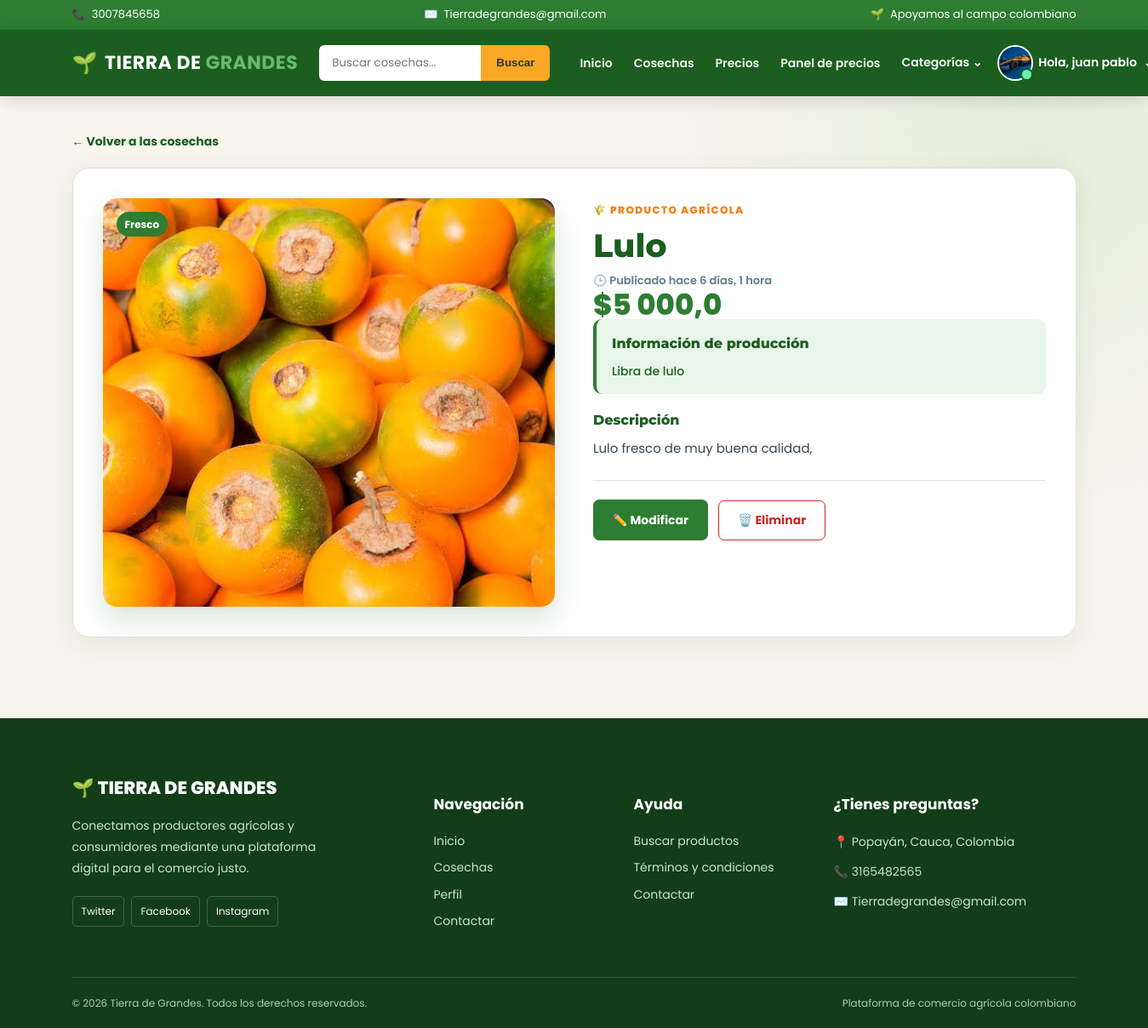
The page /verproducto_usuario/1/ (signed in) on the database its author committed.
### cuentas/models.py (models this page shows, shortened)
class Cuentas (AbstractBaseUser):
    nombres = models.CharField(max_length=50)
    apellidos = models.CharField(max_length=50)
    nombreusuario = models.CharField(max_length=50, unique=True)
    email = models.CharField(max_length=100, unique=True)
    numero_telefono = models.CharField(max_length=50)
    date_joined = models.DateTimeField(auto_now_add=True)
    last_login = models.DateTimeField(auto_now_add=True)
    is_admin = models.BooleanField(default=False)
    is_staff = models.BooleanField(default=False)
    is_active = models.BooleanField(default=False)
    is_superadmin = models.BooleanField(default=False)
    USERNAME_FIELD = 'email'
    REQUIRED_FIELDS = ['nombreusuario', 'nombres', 'apellidos']
    objects = CuentaAdd()
    def full_nombre(self):
        return f'{self.nombres} {self.apellidos}'

class UserPerfil(models.Model):
    user = models.OneToOneField(Cuentas, on_delete=models.CASCADE)
    direccion_linea_1 = models.CharField(blank=True, max_length=100)
    direccion_linea_2 = models.CharField(blank=True, max_length=100)
    image_perfil = models.ImageField(upload_to='userperfil')
    ciudad = models.CharField(blank=True, max_length=20)
    departamento = models.CharField(blank=True, max_length=20)
    descripcion = models.TextField()
    instagram = models.URLField("Instagram", max_length=200, blank=True)
    tiktok = models.URLField("TikTok", max_length=200, blank=True)
    facebook = models.URLField("Facebook", max_length=200, blank=True)

### productos/models.py (models this page shows, shortened)
class Producto(models.Model):
    user = models.ForeignKey(Cuentas, on_delete=models.CASCADE, related_name='product')
    nombre = models.CharField(max_length=50)
    slug = AutoSlugField(populate_from='nombre')
    precio = models.FloatField()
    unidad_precio = models.CharField(max_length=10, choices=UNIDADES_PRECIO, default="kg")
    producto_sipsa = models.CharField(
        max_length=100, blank=True,
        help_text="Producto equivalente en el SIPSA, si tiene precio de referencia",
    )
    Informacion_de_produccion = models.CharField(max_length=100)
    image = models.ImageField()
    stock = models.IntegerField()
    timestamp = models.DateTimeField(default=timezone.now)
    descripcion = models.TextField()
    categoria = models.ForeignKey(Categoria, on_delete=models.CASCADE, related_name='productoscat')
    destacado = models.BooleanField(default=True)
    activo = models.BooleanField(default=True)
    fecha_creacion = models.DateTimeField(auto_now_add=True)
    modificacion_date = models.DateTimeField(auto_now=True)
    class Meta:
        verbose_name = 'Producto'
        verbose_name_plural = 'Productos'
        ordering = ['-id']

### productos/views.py (the view)
# urls.py: path('verproducto_usuario/<int:pk>/', views.verproducto_usuario, name='verproducto_usuario'),
def verproducto_usuario (request, pk):
    verproducto = Producto.objects.filter(pk=pk)
    context={
        'verproducto':verproducto,
    }
    return render(request, 'verproducts/verproductos_usuario.html', context)

### tiera_de_grandes/templates/verproducts/verproductos_usuario.html (shortened to what this page needs)
{% extends 'index.html' %}
{% load static %}
{% load humanize %}
{% block extra_css %}
    <link rel="stylesheet" href="{% static 'css/productos.css' %}">
    <link rel="stylesheet" href="{% static 'css/detalle_producto.css' %}">
{% endblock extra_css %}
{% block content %}
<main class="detail-page">
    <div class="container">
        <a href="{% url 'verproducto' %}" class="detail-back">← Volver a las cosechas</a>
        {% for producto in verproducto %}
        <article class="detail-card">
            <div class="detail-media">
                {% if producto.image %}
                    <a href="{{ producto.image.url }}" target="_blank" rel="noopener" title="Ver imagen completa">
                        <img src="{{ producto.image.url }}"
                             alt="{{ producto.nombre }}"
                             class="detail-image">
                    </a>
                {% else %}
                    <img src="{% static 'images/image_5.jpg' %}"
                         alt="Imagen no disponible"
                         class="detail-image">
                {% endif %}
                <span class="product-label">Fresco</span>
            </div>
            <div class="detail-info">
                <span class="detail-tag">🌾 PRODUCTO AGRÍCOLA</span>
                <h1>{{ producto.nombre }}</h1>
                <time class="detail-date" datetime="{{ producto.timestamp|date:'c' }}">
                    🕒 Publicado {{ producto.timestamp|naturaltime }}
                </time>
                <p class="detail-price">${{ producto.precio|intcomma }}</p>
                {% if producto.Informacion_de_produccion %}
                    <div class="detail-production">
                        <h2>Información de producción</h2>
                        <p>{{ producto.Informacion_de_produccion|linebreaksbr }}</p>
                    </div>
                {% endif %}
                {% if producto.descripcion %}
                    <div class="detail-description">
                        <h2>Descripción</h2>
                        <p>{{ producto.descripcion|linebreaksbr }}</p>
                    </div>
                {% endif %}
                {% if request.user.is_authenticated %}
                    <div class="detail-actions">
                        <a href="{% url 'modificar_producto' producto.pk %}" class="btn-detail-primary">
                            ✏️ Modificar
                        </a>
                        <form action="{% url 'eliminar_producto' producto.pk %}"
                              method="post"
                              onsubmit="return confirm('¿Seguro que quieres eliminar este producto?');">
                            <button type="submit" class="btn-detail-danger">🗑️ Eliminar</button>
                        </form>
                    </div>
                {% endif %}
            </div>
        </article>
        {% endfor %}
    </div>
</main>
{% endblock content %}

### tiera_de_grandes/templates/index.html (shortened to what this page needs)
<!DOCTYPE html>
{% load humanize %}
{% load static %}
<html lang="es">
<head>
    <link rel="stylesheet" href="{% static 'css/index.css' %}">
    <link rel="stylesheet" href="{% static 'css/base_extra.css' %}">
    <link rel="stylesheet" href="{% static 'css/login_tdg.css' %}">
    {% block extra_css %}
    {% endblock extra_css %}
</head>
<body>
    <div class="top-bar">
        <div class="container">
            <div class="top-bar-content">
                <div class="top-item">
                    <span aria-hidden="true">📞</span>
                    <span>3007845658</span>
                </div>
                <div class="top-item">
                    <span aria-hidden="true">✉️</span>
                    <span>Tierradegrandes@gmail.com</span>
                </div>
                <div class="top-item top-message">
                    <span aria-hidden="true">🌱</span>
                    <span>Apoyamos al campo colombiano</span>
                </div>
            </div>
        </div>
    </div>
    <nav class="main-navbar" aria-label="Navegación principal">
        <div class="container">
            <div class="navbar-content">
                <a href="{% url 'inicio' %}" class="brand">
                    <span class="brand-icon" aria-hidden="true">🌱</span>
                    <span>TIERRA DE <strong>GRANDES</strong></span>
                </a>
                <form class="search-form" action="{% url 'buscador' %}" method="get" role="search">
                    <input type="search" name="keyword" placeholder="Buscar cosechas..." aria-label="Buscar productos">
                    <button type="submit">Buscar</button>
                </form>
                <div class="nav-menu">
                    <a href="{% url 'inicio' %}" class="nav-link">Inicio</a>
                    <a href="{% url 'verproducto' %}" class="nav-link">Cosechas</a>
                    <a href="{% url 'inteligencia_artificial:precios_referencia' %}" class="nav-link">Precios</a>
                    <a href="{% url 'inteligencia_artificial:panel_precios' %}" class="nav-link">Panel de precios</a>
                    <div class="nav-dropdown" data-dropdown>
                        <button class="nav-link dropdown-button"
                                type="button"
                                data-dropdown-toggle
                                aria-haspopup="true"
                                aria-expanded="false"
                                aria-controls="categoriasMenu">
                            Categorías <span aria-hidden="true">⌄</span>
                        </button>
                    </div>
                    {% if request.user.is_authenticated %}
                        {% with u=request.user %}
                        <div class="nav-dropdown" data-dropdown>
                            <button class="user-button"
                                    type="button"
                                    data-dropdown-toggle
                                    aria-haspopup="true"
                                    aria-expanded="false"
                                    aria-controls="userMenu">
                                <span class="user-avatar" aria-hidden="true">
                                    <span class="user-initial">{{ u.nombres|default:u.nombreusuario|default:"U"|slice:":1"|upper }}</span>
                                    {% if u.userperfil.image_perfil %}
                                        <img src="{{ u.userperfil.image_perfil.url }}"
                                             alt=""
                                             class="user-photo"
                                             onerror="this.remove()">
                                    {% endif %}
                                </span>
                                <span class="user-name">Hola, {{ u.nombres|default:u.nombreusuario|truncatechars:14 }}</span>
                                <span class="dropdown-caret" aria-hidden="true">⌄</span>
                            </button>
                        </div>
                        {% endwith %}
                    {% else %}
                        <a href="{% url 'login' %}" class="nav-link">Iniciar Sesión</a>
                        <a href="{% url 'registrar' %}" class="register-button">Regístrate</a>
                    {% endif %}
                </div>
            </div>
        </div>
    </nav>
    {% block content %}{% endblock content %}
    <footer class="footer">
        <div class="container">
            <div class="footer-grid">
                <div class="footer-column">
                    <a href="{% url 'inicio' %}" class="footer-brand">🌱 TIERRA DE GRANDES</a>
                    <p>
                        Conectamos productores agrícolas y
                        consumidores mediante una plataforma
                        digital para el comercio justo.
                    </p>
                    <div class="social-links">
                        <a href="https://twitter.com/?lang=es" target="_blank" rel="noopener noreferrer">Twitter</a>
                        <a href="https://www.facebook.com/profile.php?id=100084250750943" target="_blank" rel="noopener noreferrer">Facebook</a>
                        <a href="https://www.instagram.com/" target="_blank" rel="noopener noreferrer">Instagram</a>
                    </div>
                </div>
                <div class="footer-column">
                    <h4>Navegación</h4>
                    <a href="{% url 'inicio' %}">Inicio</a>
                    <a href="{% url 'verproducto' %}">Cosechas</a>
                    {% if request.user.is_authenticated %}
                        <a href="{% url 'perfil' %}">Perfil</a>
                    {% endif %}
                    <a href="{% url 'contactar' %}">Contactar</a>
                </div>
                <div class="footer-column">
                    <h4>Ayuda</h4>
                    <a href="{% url 'verproducto' %}">Buscar productos</a>
                    <a href="#">Términos y condiciones</a>
                    <a href="{% url 'contactar' %}">Contactar</a>
                </div>
                <div class="footer-column">
                    <h4>¿Tienes preguntas?</h4>
                    <p>📍 Popayán, Cauca, Colombia</p>
                    <p>📞 3165482565</p>
                    <p>✉️ Tierradegrandes@gmail.com</p>
                </div>
            </div>
            <div class="footer-bottom">
                <p>© {% now "Y" %} Tierra de Grandes. Todos los derechos reservados.</p>
                <p>Plataforma de comercio agrícola colombiano</p>
            </div>
        </div>
    </footer>
</body>
</html>

### rows shown on the page
Cuentas: userperfil.image_perfil (picture), nombres "juan pablo"
Producto: image (picture), nombre "Lulo", timestamp "hace 6 días, 1 hora", precio "5 000,0", Informacion_de_produccion "Libra de lulo", descripcion "Lulo fresco de muy buena calidad,"
